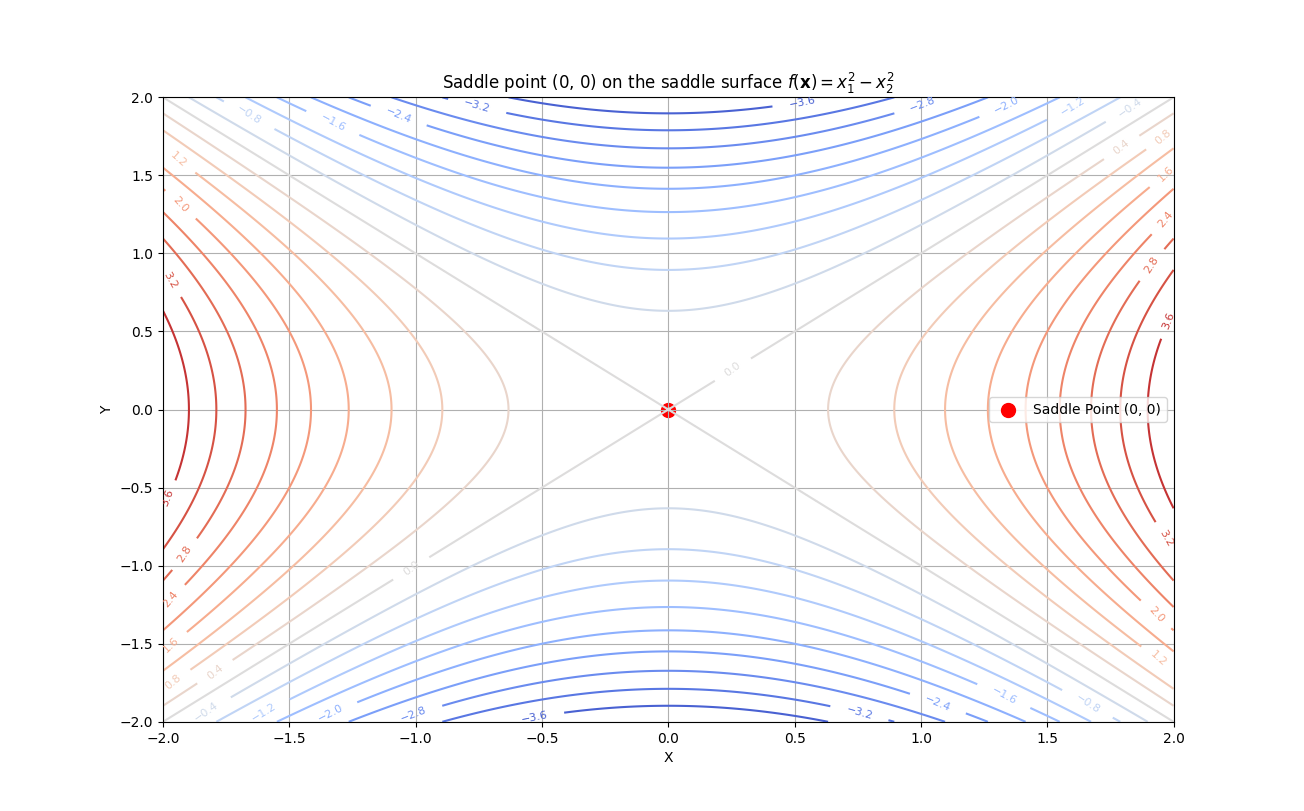

The script that drew this image:
import numpy as np
import matplotlib.pyplot as plt
from mpl_toolkits.mplot3d import Axes3D

# Definiere die Sattelpunktsfunktion f(x1, x2) = x1^2 - x2^2
def saddle_function(x1, x2):
    return x1**2 - x2**2

# Erstelle ein Gitter für die x1- und x2-Werte
x1 = np.linspace(-2, 2, 400)
x2 = np.linspace(-2, 2, 400)
X1, X2 = np.meshgrid(x1, x2)
Z = saddle_function(X1, X2)

# Erstelle die 3D-Plot-Visualisierung
fig = plt.figure()
ax = fig.add_subplot(111, projection='3d')
ax.plot_surface(X1, X2, Z, cmap='viridis', alpha=0.7)

# Beschriftungen und Titel
ax.set_xlabel('x1')
ax.set_ylabel('x2')
ax.set_zlabel('f(x1, x2)')
ax.set_title('Sattelpunktsfunktion f(x1, x2) = x1^2 - x2^2')

plt.show()


# Erstelle den Konturplot
plt.figure(figsize=(8, 6))
contours = plt.contour(X1, X2, Z, levels=20, cmap='coolwarm')
plt.clabel(contours, inline=True, fontsize=8)

# Markiere den Sattelpunkt (0, 0)
plt.scatter(0, 0, color='red', s=100, label='Saddle Point (0, 0)')

# Beschriftungen und Titel
plt.title(r'Saddle point (0, 0) on the saddle surface $f(\mathbf{x}) = x_1^2 - x_2^2$')
plt.xlabel('X')
plt.ylabel('Y')
plt.legend()
plt.grid(True)
plt.show()
